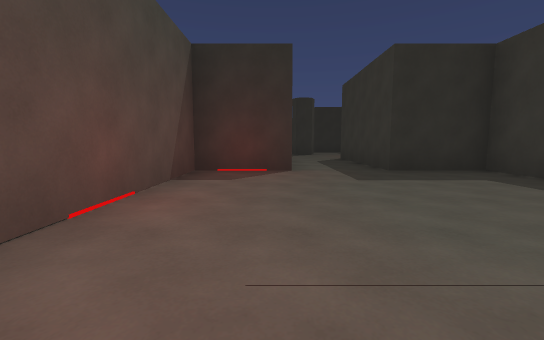
View 1 (above)

18 first-person views from a walk through a scene from a Unity 3-D project. The camera is 1.2 m above the floor, tilts 6° down and sees 90° across. The floor is counted in squares, 2 m on a side. Each view is taken from the middle of a square. On the plan, view 1 faces up. The plan holds only what a view shows up to about 9 squares ahead; the rest is blank. The place goes on beyond the plan. The player character is not drawn. Surface patterns are stand-ins for the level's own textures.

View 2
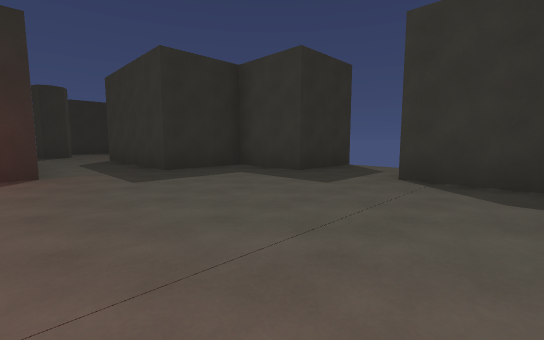

View 3
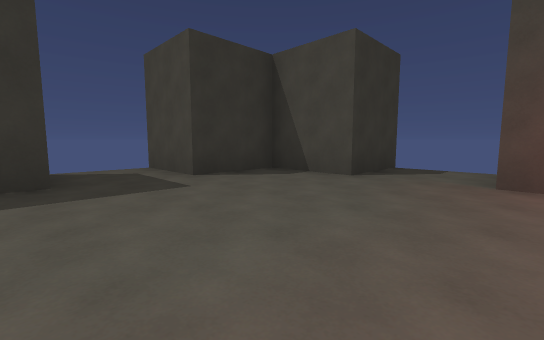

View 4
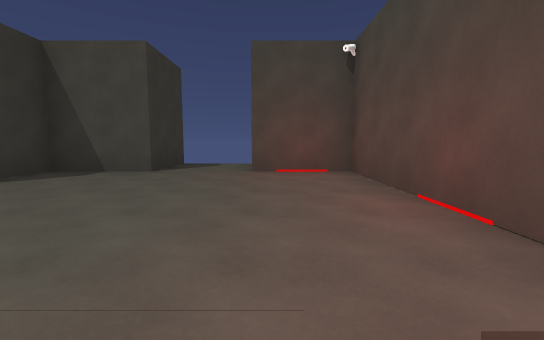

View 5
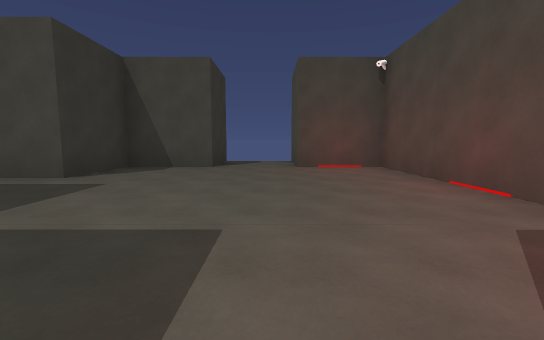

View 6
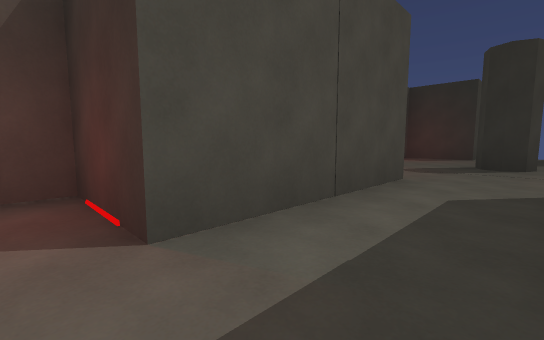

View 7
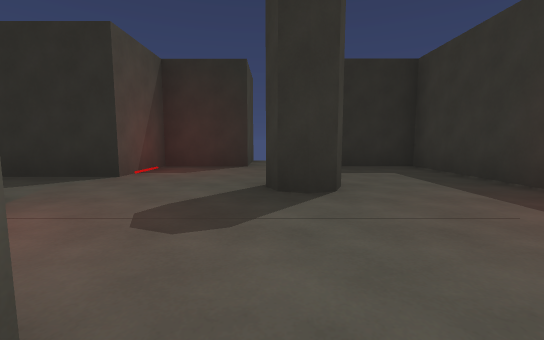

View 8
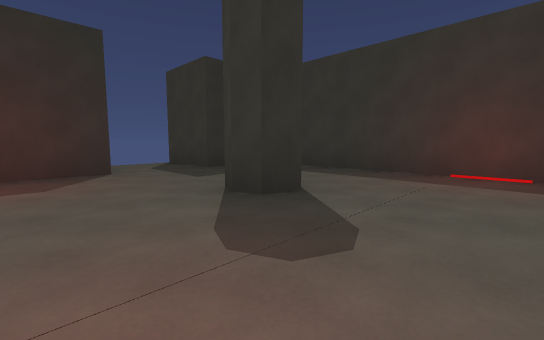

View 9
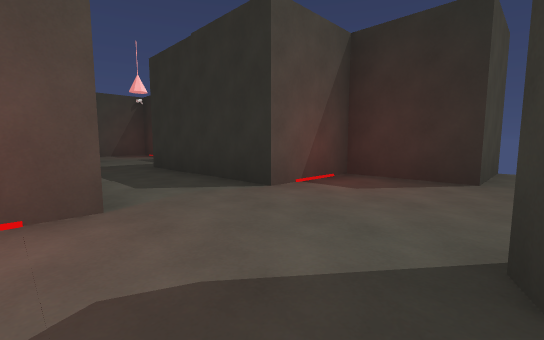

View 10
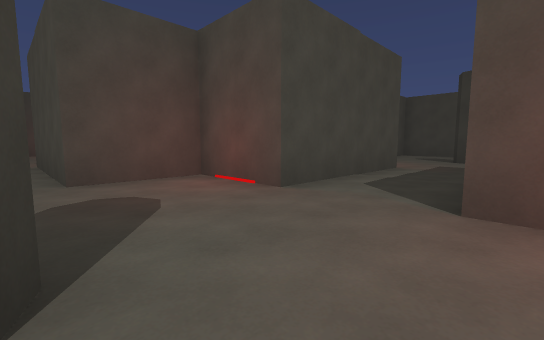

View 11
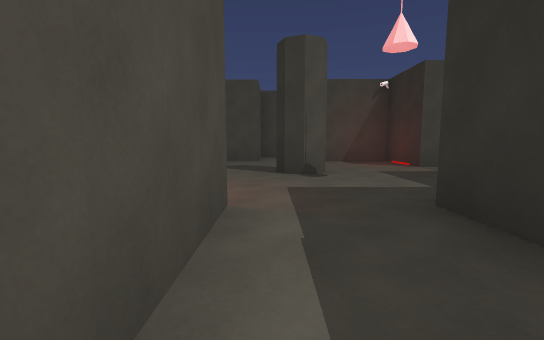

View 12
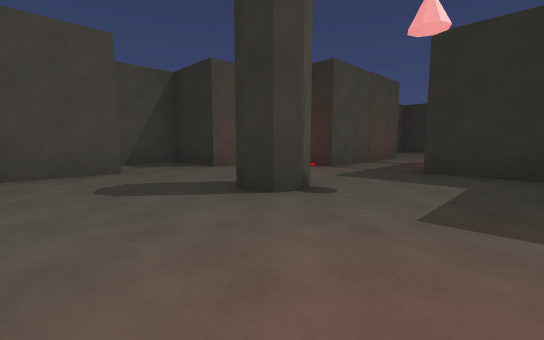

View 13
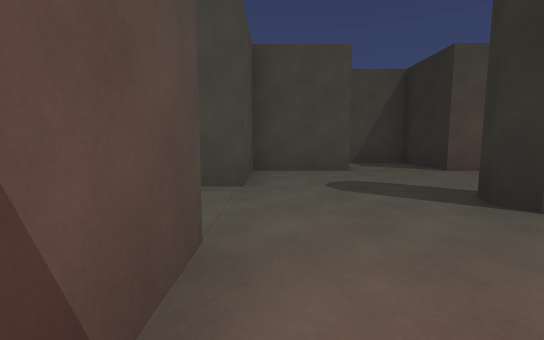

View 14
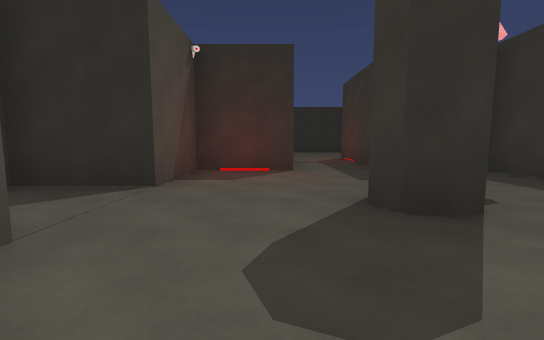

View 15
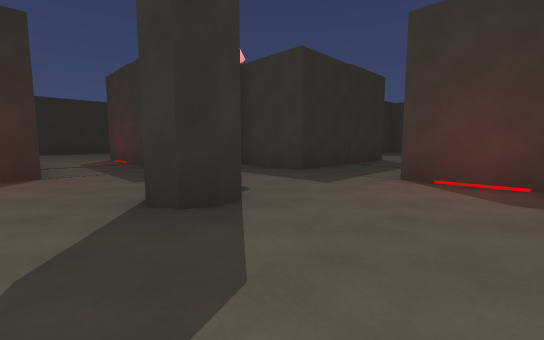

View 16
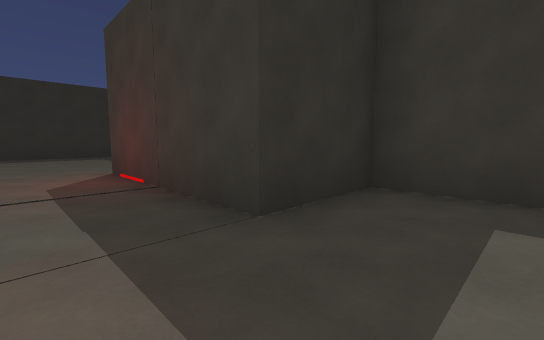

View 17
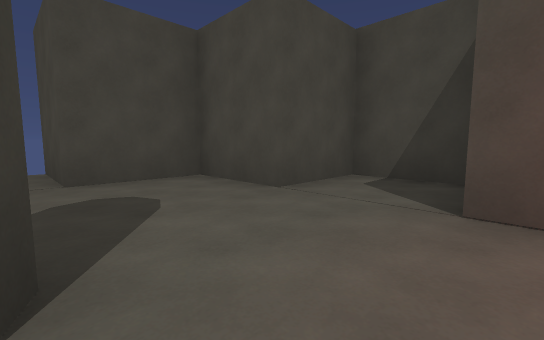

View 18
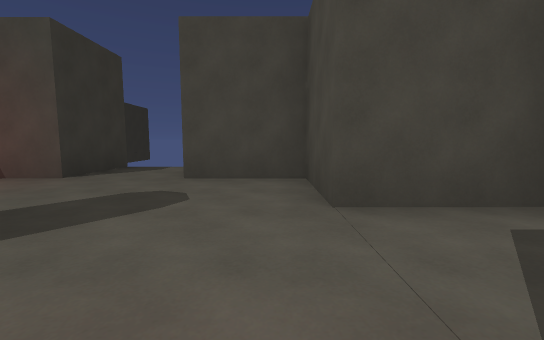

### Floor plan
Ten units are one square. View 1 is at (0, 0); x grows to the right and y downward. Boxes are objects, and circles mark ways between rooms. Rooms are numbered by the first view taken in them; rooms with no view inside come last. Other rooms are left out.
<svg viewBox="-140 -201 210 231">
<path fill="none" stroke="#000" d="M65 -36 44 -36 44 -56 24 -56 24 -96M24 25 24 4 44 4 44 -16 65 -16M4 -96 4 -56 -16 -56 -16 4 4 4 4 22M19 -126 18 -122 14 -121 11 -122 9 -126 11 -130M-16 -116 -16 -96 4 -96M44 -99 44 -156 24 -156 24 -176M4 -176 4 -156 -16 -156 -16 -136M-86 -131 -82 -130 -81 -126 -82 -122 -86 -121 -89 -122 -91 -126M-56 -99 -56 -116 -16 -116M-76 -75 -76 -96 -64 -96M-16 -136 -56 -136 -56 -156 -76 -156 -76 -196M-96 -194 -96 -156 -116 -156 -116 -136 -135 -136 -135 -116 -116 -116 -116 -96 -96 -96 -96 -75"/>
<circle cx="15" cy="-90" r="3" fill="#2a7"/>
<circle cx="-15" cy="-125" r="3" fill="#2a7"/>
<text x="20" y="-30">1</text>
<text x="20" y="-130">2</text>
<text x="-80" y="-130">3</text>
</svg>
Room 1 opens to room 2. Room 2 opens to room 3.

Where each view was taken, in squares from view 1:
view 1: 0 up, 0 right, facing up
view 2: 0 up, 0 right, facing up-right
view 3: 4 up, 0 right, facing down-right
view 4: 5 up, 0 right, facing down
view 5: 6 up, 1 right, facing down
view 6: 5 up, 2 right, facing up-left
view 7: 9 up, 1 right, facing up
view 8: 10 up, 1 left, facing up-right
view 9: 11 up, 1 right, facing up-left
view 10: 14 up, 1 right, facing down-left
view 11: 12 up, 3 left, facing left
view 12: 10 up, 6 left, facing up-left
view 13: 10 up, 6 left, facing left
view 14: 10 up, 10 left, facing up
view 15: 10 up, 10 left, facing up-right
view 16: 14 up, 9 left, facing up-right
view 17: 14 up, 9 left, facing down-left
view 18: 14 up, 11 left, facing down
